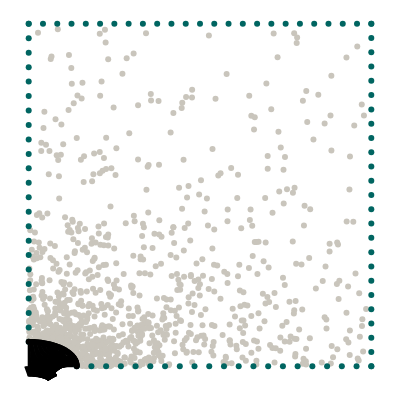

The code cell stored with this chart in its notebook:
### Code cell
import torch
from torch.optim.lr_scheduler import StepLR, ExponentialLR
import numpy as np
from scipy.stats import qmc
from plotly.express.colors import sequential
import plotly.graph_objects as go
import plotly.figure_factory as ff
from tqdm import tqdm
import matplotlib.pyplot as plt
from scipy.interpolate import interp1d

from global_constants import L, R, MU, LBD, N1, N2

torch.set_default_dtype(torch.float32)
device = torch.device('cuda' if torch.cuda.is_available() else 'cpu')

# Elliptical axis in x direction
Rx = 0.14
# Elliptical axis in y direction
Ry = R**2 / Rx
# Number of points for one boundary 
N = 25
# Number of collocation points
collo_number = 1024

# Number of hidden neurons
hn = 60 #previous value hn->50

# Weight of PDE loss
# W_PDE = 0.00001 #previous value -> 0.001
# # Weight of Neumann loss
# W_NEU = 0.0005 #previous value -> 0.05 
# # Weight of data losses
# W_STRESS = 0.0
# W_DISP = 0.0


# Load reference data
data_input = torch.as_tensor(
    np.loadtxt(f"data/inputs_Rx={Rx}.csv", delimiter=","), device=device
)
print(torch.cuda.is_available())
print(device)
data_output = torch.as_tensor(
    np.loadtxt(f"data/outputs_Rx={Rx}.csv", delimiter=","), device=device
)

# Create collocation points
points = L * qmc.LatinHypercube(d=2).random(N**4)
mask = (((points[:, 0] ** 2) / (Rx**2)) + ((points[:, 1] ** 2) / (Ry**2))) > 1
valid_points = points[mask]
density = 1 / (valid_points[:,0]**2 / Rx**2 + valid_points[:,1]**2 / Ry**2)
selected_points = np.random.choice(len(valid_points[:,0]), size= collo_number, replace= False,  p = density / np.sum(density))
collocation = torch.tensor(valid_points[selected_points], requires_grad=True, device=device)
print(device)

# Boundary points
x_top = torch.linspace(0, L, N, requires_grad=True)
y_top = L * torch.ones((N, 1), requires_grad=True)
top = torch.column_stack([x_top, y_top])
top = top.to(device)

NN = int(N * (L - Rx) / L)
x_bottom = torch.linspace(Rx, L, NN)
y_bottom = torch.zeros((NN, 1))
bottom = torch.column_stack([x_bottom, y_bottom])
bottom = bottom.to(device)

NN = int(N * (L - Ry) / L)
x_left = torch.zeros((NN, 1))
y_left = torch.linspace(Ry, L, NN)
left = torch.column_stack([x_left, y_left])
left = left.to(device)

x_right = L * torch.ones((N, 1))
y_right = torch.linspace(0, L, N)
right = torch.column_stack([x_right, y_right])
right = right.to(device)

phi = np.linspace(0, 0.5 * np.pi, int(5*N * np.pi * Rx / L))
x_hole = torch.tensor(Rx * np.cos(phi), requires_grad=True)
y_hole = torch.tensor(Ry * np.sin(phi), requires_grad=True)
n_hole = torch.tensor(np.stack([-Ry * np.cos(phi), -Rx * np.sin(phi)]).T)
n_hole = n_hole / torch.linalg.norm(n_hole, axis=1)[:, None]
hole = torch.column_stack([x_hole, y_hole])
hole = hole.float()
n_hole = n_hole.float()
hole = hole.to(device)
n_hole = n_hole.to(device)

# Visualize geometry
with torch.no_grad():
    mode = "markers"
    gray = dict(color="#C9C5BC")
    green = dict(color="#006561")
    black = dict(color="black")
    fig = ff.create_quiver(hole[:, 0].cpu(), hole[:, 1].cpu(), n_hole[:, 0].cpu(), n_hole[:, 1].cpu(), marker=black)
    fig.add_trace(go.Scatter(x=collocation[:, 0].cpu(), y=collocation[:, 1].cpu(), mode=mode, marker=gray))
    fig.add_trace(go.Scatter(x=top[:, 0].cpu(), y=top[:, 1].cpu(), mode=mode, marker=green))
    fig.add_trace(go.Scatter(x=bottom[:, 0].cpu(), y=bottom[:, 1].cpu(), mode=mode, marker=green))
    fig.add_trace(go.Scatter(x=left[:, 0].cpu(), y=left[:, 1].cpu(), mode=mode, marker=green))
    fig.add_trace(go.Scatter(x=right[:, 0].cpu(), y=right[:, 1].cpu(), mode=mode, marker=green))
    fig.add_trace(go.Scatter(x=hole[:, 0].cpu(), y=hole[:, 1].cpu(), mode=mode, marker=black))
    fig.layout.yaxis.scaleanchor = "x"
    fig.update_layout(
        template="none",
        width=400,
        height=400,
        margin=dict(l=0, r=0, b=0, t=0),
        showlegend=False,
    )
    fig.update_xaxes(visible=False)
    fig.update_yaxes(visible=False)
    fig.show()

### Figure 1 — Plotly figure (JSON) as saved in the notebook; plotly's stock layout.template omitted (floating-point values rounded to 4 significant figures; data arrays with more than 128 entries replaced by an {"elided": "..."} marker saying what was removed)
{"data": [{"marker": {"color": "black"}, "mode": "lines", "type": "scatter", "x": {"elided": "378 float values"}, "y": {"elided": "378 float values"}}, {"marker": {"color": "#C9C5BC"}, "mode": "markers", "type": "scatter", "x": {"elided": "1024 float values"}, "y": {"elided": "1024 float values"}}, {"marker": {"color": "#006561"}, "mode": "markers", "type": "scatter", "x": [0, 0.04167, 0.08333, 0.125, 0.1667, 0.2083, 0.25, 0.2917, 0.3333, 0.375, 0.4167, 0.4583, 0.5, 0.5417, 0.5833, 0.625, 0.6667, 0.7083, 0.75, 0.7917, 0.8333, 0.875, 0.9167, 0.9583, 1], "y": [1, 1, 1, 1, 1, 1, 1, 1, 1, 1, 1, 1, 1, 1, 1, 1, 1, 1, 1, 1, 1, 1, 1, 1, 1]}, {"marker": {"color": "#006561"}, "mode": "markers", "type": "scatter", "x": [0.14, 0.183, 0.226, 0.269, 0.312, 0.355, 0.398, 0.441, 0.484, 0.527, 0.57, 0.613, 0.656, 0.699, 0.742, 0.785, 0.828, 0.871, 0.914, 0.957, 1], "y": [0, 0, 0, 0, 0, 0, 0, 0, 0, 0, 0, 0, 0, 0, 0, 0, 0, 0, 0, 0, 0]}, {"marker": {"color": "#006561"}, "mode": "markers", "type": "scatter", "x": [0, 0, 0, 0, 0, 0, 0, 0, 0, 0, 0, 0, 0, 0, 0, 0, 0, 0, 0, 0, 0, 0, 0], "y": [0.07143, 0.1136, 0.1558, 0.1981, 0.2403, 0.2825, 0.3247, 0.3669, 0.4091, 0.4513, 0.4935, 0.5357, 0.5779, 0.6201, 0.6623, 0.7045, 0.7468, 0.789, 0.8312, 0.8734, 0.9156, 0.9578, 1]}, {"marker": {"color": "#006561"}, "mode": "markers", "type": "scatter", "x": [1, 1, 1, 1, 1, 1, 1, 1, 1, 1, 1, 1, 1, 1, 1, 1, 1, 1, 1, 1, 1, 1, 1, 1, 1], "y": [0, 0.04167, 0.08333, 0.125, 0.1667, 0.2083, 0.25, 0.2917, 0.3333, 0.375, 0.4167, 0.4583, 0.5, 0.5417, 0.5833, 0.625, 0.6667, 0.7083, 0.75, 0.7917, 0.8333, 0.875, 0.9167, 0.9583, 1]}, {"marker": {"color": "black"}, "mode": "markers", "type": "scatter", "x": [0.14, 0.1399, 0.1398, 0.1394, 0.139, 0.1385, 0.1378, 0.137, 0.1361, 0.135, 0.1339, 0.1326, 0.1312, 0.1297, 0.1281, 0.1264, 0.1246, 0.1226, 0.1205, 0.1184, 0.1161, 0.1137, 0.1113, 0.1087, 0.1061, 0.1033, 0.1005, 0.09752, 0.0945, 0.0914, 0.08821, 0.08495, 0.08162, 0.07821, 0.07474, 0.07119, 0.06759, 0.06393, 0.06021, 0.05644, 0.05262, 0.04875, 0.04484, 0.04089, 0.0369, 0.03288, 0.02884, 0.02476, 0.02067, 0.01656, 0.01243, 0.008294, 0.004149, 8.573e-18], "y": [0, 0.002117, 0.004231, 0.006343, 0.008448, 0.01055, 0.01264, 0.01471, 0.01678, 0.01883, 0.02086, 0.02288, 0.02487, 0.02684, 0.02879, 0.03072, 0.03262, 0.03449, 0.03632, 0.03813, 0.0399, 0.04164, 0.04334, 0.04501, 0.04663, 0.04821, 0.04975, 0.05125, 0.0527, 0.05411, 0.05547, 0.05678, 0.05803, 0.05924, 0.0604, 0.0615, 0.06255, 0.06355, 0.06449, 0.06537, 0.06619, 0.06696, 0.06767, 0.06831, 0.0689, 0.06943, 0.0699, 0.0703, 0.07065, 0.07093, 0.07115, 0.0713, 0.0714, 0.07143]}], "layout": {"height": 400, "hovermode": "closest", "margin": {"b": 0, "l": 0, "r": 0, "t": 0}, "showlegend": false, "width": 400, "xaxis": {"visible": false}, "yaxis": {"scaleanchor": "x", "visible": false}}}
